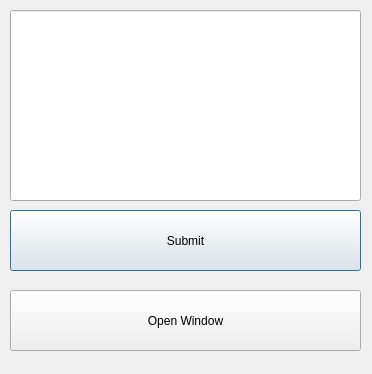
<?xml version="1.0" encoding="UTF-8"?>
<ui version="4.0">
 <class>Mian</class>
 <widget class="QDialog" name="Mian">
  <property name="geometry">
   <rect>
    <x>0</x>
    <y>0</y>
    <width>372</width>
    <height>374</height>
   </rect>
  </property>
  <property name="windowTitle">
   <string>Dialog</string>
  </property>
  <widget class="QPushButton" name="submitButton">
   <property name="geometry">
    <rect>
     <x>10</x>
     <y>210</y>
     <width>351</width>
     <height>61</height>
    </rect>
   </property>
   <property name="text">
    <string>Submit</string>
   </property>
  </widget>
  <widget class="QPushButton" name="openButton">
   <property name="geometry">
    <rect>
     <x>10</x>
     <y>290</y>
     <width>351</width>
     <height>61</height>
    </rect>
   </property>
   <property name="text">
    <string>Open Window</string>
   </property>
  </widget>
  <widget class="QLineEdit" name="lineEdit">
   <property name="geometry">
    <rect>
     <x>10</x>
     <y>10</y>
     <width>351</width>
     <height>191</height>
    </rect>
   </property>
  </widget>
 </widget>
 <resources/>
 <connections/>
</ui>
